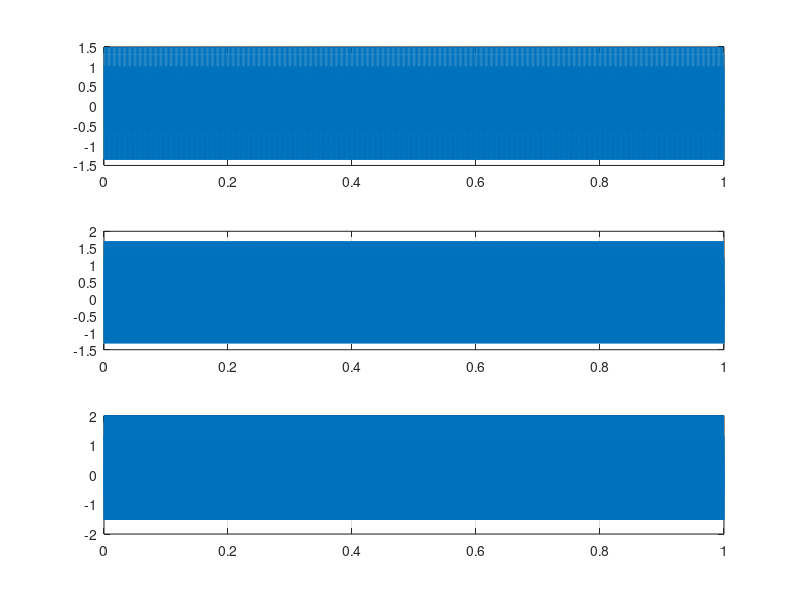
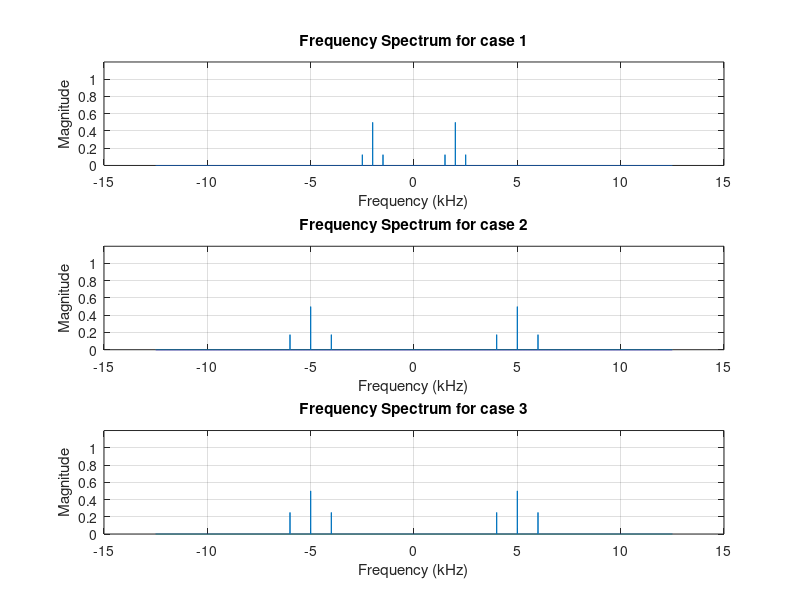

The MATLAB script that drew these images, in order: (Note: this script raises an error after producing the figures.)
clear all;
close all;
Fs = 25000; %sampling frequency
t = 0:1/Fs:1-1/Fs;
ac = 1;
fc=2000;ka=0.5;fm=500;
%carrier signal
ct = ac*cos(2*pi*fc*t);     

%message signal
mt=cos(2*pi*fm*t);

xam1=ac*(1+ka.*mt).*cos(2*pi*fc*t);
figure();
subplot(3,1,1);
plot(t,xam1);
grid on;

fc=5000;ka=0.7;fm=1000;
%carrier signal
ct = ac*cos(2*pi*fc*t);     

%message signal
mt=cos(2*pi*fm*t);

xam2=ac*(1+ka.*mt).*cos(2*pi*fc*t);

subplot(3,1,2);
plot(t,xam2);
grid on;
fc=5000;ka=1;fm=1000;
%carrier signal
ct = ac*cos(2*pi*fc*t);     

%message signal
mt=cos(2*pi*fm*t);

xam3=ac*(1+ka.*mt).*cos(2*pi*fc*t);

subplot(3,1,3);
plot(t,xam3);
grid on;

figure();
ff1 = fftshift(fft(xam1));
f = -Fs/2:1:Fs/2-1;
subplot(3,1,1);
plot(f/1000,abs(ff1)/Fs);
ylim([0,1.2]);
title('Frequency Spectrum for case 1')
xlabel('Frequency (kHz)')
ylabel('Magnitude')
grid on

ff2 = fftshift(fft(xam2));
f = -Fs/2:1:Fs/2-1;
subplot(3,1,2);
plot(f/1000,abs(ff2)/Fs);
ylim([0,1.2]);
title('Frequency Spectrum for case 2')
xlabel('Frequency (kHz)')
ylabel('Magnitude')
grid on

ff3 = fftshift(fft(xam3));
f = -Fs/2:1:Fs/2-1;
subplot(3,1,3);
plot(f/1000,abs(ff3)/Fs);
ylim([0,1.2]);
title('Frequency Spectrum for case 3')
xlabel('Frequency (kHz)')
ylabel('Magnitude')
grid on

%demodulation

xsq=xam1.*xam1;

Fpass = 0.37; 
Fstop = 0.43;
Ap = 1;
Ast = 30;

Fpass = 370;
Fstop = 430;
Ap = 1;
Ast = 30;
Fs = 2000; 

d = designfilt('lowpassfir','PassbandFrequency',Fpass,...
  'StopbandFrequency',Fstop,'PassbandRipple',Ap,...
  'StopbandAttenuation',Ast,'SampleRate',Fs);